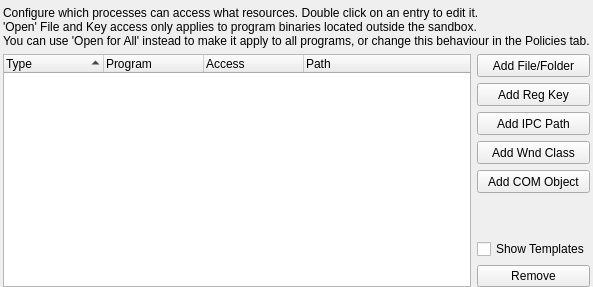
           <widget class="QWidget" name="tab_9">
            <attribute name="title">
             <string>Resource Access Rules</string>
            </attribute>
            <layout class="QGridLayout" name="gridLayout_49">
             <property name="leftMargin">
              <number>3</number>
             </property>
             <property name="topMargin">
              <number>6</number>
             </property>
             <property name="rightMargin">
              <number>3</number>
             </property>
             <property name="bottomMargin">
              <number>0</number>
             </property>
             <item row="0" column="0">
              <layout class="QGridLayout" name="gridLayout_7">
               <item row="4" column="1">
                <widget class="QToolButton" name="btnAddWnd">
                 <property name="sizePolicy">
                  <sizepolicy hsizetype="Preferred" vsizetype="Fixed">
                   <horstretch>0</horstretch>
                   <verstretch>0</verstretch>
                  </sizepolicy>
                 </property>
                 <property name="minimumSize">
                  <size>
                   <width>0</width>
                   <height>23</height>
                  </size>
                 </property>
                 <property name="text">
                  <string>Add Wnd Class</string>
                 </property>
                </widget>
               </item>
               <item row="0" column="0" colspan="2">
                <widget class="QLabel" name="lblResources">
                 <property name="text">
                  <string>Configure which processes can access what resources. Double click on an entry to edit it.
'Open' File and Key access only applies to program binaries located outside the sandbox.
You can use 'Open for All' instead to make it apply to all programs, or change this behaviour in the Policies tab.</string>
                 </property>
                </widget>
               </item>
               <item row="5" column="1">
                <widget class="QToolButton" name="btnAddCOM">
                 <property name="sizePolicy">
                  <sizepolicy hsizetype="Preferred" vsizetype="Fixed">
                   <horstretch>0</horstretch>
                   <verstretch>0</verstretch>
                  </sizepolicy>
                 </property>
                 <property name="minimumSize">
                  <size>
                   <width>0</width>
                   <height>23</height>
                  </size>
                 </property>
                 <property name="text">
                  <string>Add COM Object</string>
                 </property>
                </widget>
               </item>
               <item row="2" column="1">
                <widget class="QToolButton" name="btnAddKey">
                 <property name="sizePolicy">
                  <sizepolicy hsizetype="Preferred" vsizetype="Fixed">
                   <horstretch>0</horstretch>
                   <verstretch>0</verstretch>
                  </sizepolicy>
                 </property>
                 <property name="minimumSize">
                  <size>
                   <width>0</width>
                   <height>23</height>
                  </size>
                 </property>
                 <property name="text">
                  <string>Add Reg Key</string>
                 </property>
                </widget>
               </item>
               <item row="8" column="1">
                <widget class="QPushButton" name="btnDelAccess">
                 <property name="text">
                  <string>Remove</string>
                 </property>
                </widget>
               </item>
               <item row="6" column="1">
                <spacer name="verticalSpacer_10">
                 <property name="orientation">
                  <enum>Qt::Vertical</enum>
                 </property>
                 <property name="sizeHint" stdset="0">
                  <size>
                   <width>20</width>
                   <height>40</height>
                  </size>
                 </property>
                </spacer>
               </item>
               <item row="3" column="1">
                <widget class="QToolButton" name="btnAddIPC">
                 <property name="sizePolicy">
                  <sizepolicy hsizetype="Preferred" vsizetype="Fixed">
                   <horstretch>0</horstretch>
                   <verstretch>0</verstretch>
                  </sizepolicy>
                 </property>
                 <property name="minimumSize">
                  <size>
                   <width>0</width>
                   <height>23</height>
                  </size>
                 </property>
                 <property name="text">
                  <string>Add IPC Path</string>
                 </property>
                </widget>
               </item>
               <item row="1" column="0" rowspan="8">
                <widget class="QTreeWidget" name="treeAccess">
                 <property name="sortingEnabled">
                  <bool>true</bool>
                 </property>
                 <column>
                  <property name="text">
                   <string>Type</string>
                  </property>
                 </column>
                 <column>
                  <property name="text">
                   <string>Program</string>
                  </property>
                 </column>
                 <column>
                  <property name="text">
                   <string>Access</string>
                  </property>
                 </column>
                 <column>
                  <property name="text">
                   <string>Path</string>
                  </property>
                 </column>
                </widget>
               </item>
               <item row="7" column="1">
                <widget class="QCheckBox" name="chkShowAccessTmpl">
                 <property name="text">
                  <string>Show Templates</string>
                 </property>
                </widget>
               </item>
               <item row="1" column="1">
                <widget class="QToolButton" name="btnAddFile">
                 <property name="sizePolicy">
                  <sizepolicy hsizetype="Preferred" vsizetype="Fixed">
                   <horstretch>0</horstretch>
                   <verstretch>0</verstretch>
                  </sizepolicy>
                 </property>
                 <property name="minimumSize">
                  <size>
                   <width>0</width>
                   <height>23</height>
                  </size>
                 </property>
                 <property name="text">
                  <string>Add File/Folder</string>
                 </property>
                </widget>
               </item>
              </layout>
             </item>
            </layout>
           </widget>
